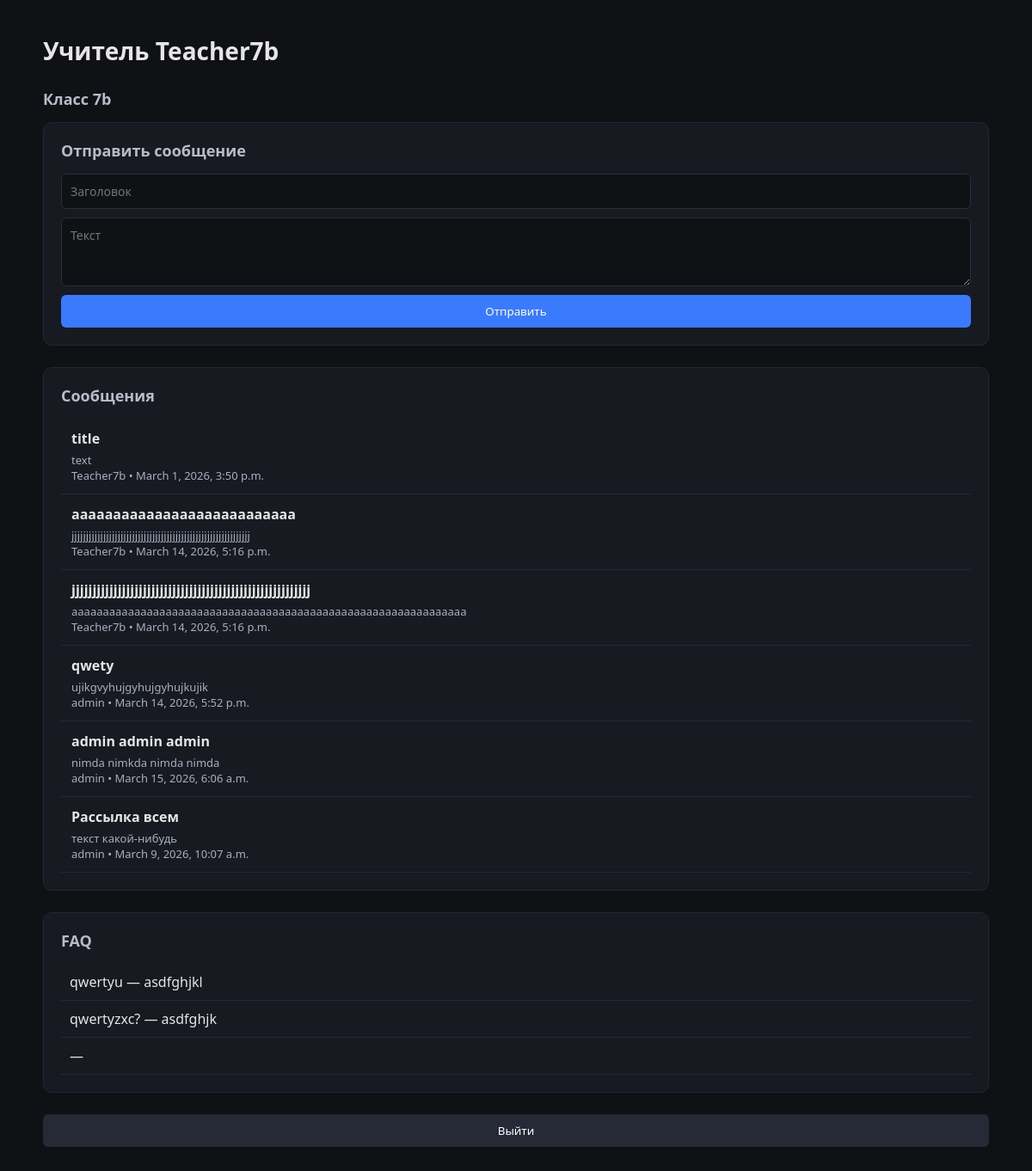
Screenshot of / (signed in) with the database file from the repository.
### core/models.py (models this page shows, shortened)
class User(AbstractUser):
    ROLE_CHOICES = (
        ("admin", "админ"),
        ("teacher", "учитель"),
        ("parent", "родитель"),
        ("student", "ученик")
    )
    roles = models.CharField(max_length=50, choices=ROLE_CHOICES)
    def __str__(self):
        return self.username

class SchoolClass(models.Model):
    name = models.CharField()

class Message(models.Model):
    author = models.ForeignKey("User", on_delete=models.CASCADE)
    title = models.CharField()
    text = models.TextField()
    time = models.DateTimeField(auto_now_add=True)
    SchoolClass = models.ForeignKey("SchoolClass", on_delete=models.CASCADE, blank=True, null=True, verbose_name="Выберите класс. Если оставить пустым - отправится всем")

class FAQ(models.Model):
    question = models.CharField()
    answer = models.TextField()

### core/views.py (the view, shortened to what this page needs)
# urls.py: path("", views.my_view, name = "my_view"),
@login_required
def my_view(request) -> HttpResponse | HttpResponseRedirect:
    if request.user.roles == "teacher":
        teacherData = Teacher.objects.get(user = request.user)
        messages = Message.objects.filter(Q(SchoolClass = teacherData.teacherClass)|Q(SchoolClass__isnull=True))
        faq = FAQ.objects.all()
        return render(
        request,
        "core/teacher.html",
        {
            "name": teacherData.user.username,
            "school_class": teacherData.teacherClass,
            "messages": messages,
            "faqs": faq
        }
        )

### core/templates/core/teacher.html (shortened to what this page needs)
<!DOCTYPE html>
<html>
<head>
{%load static%}
<link rel="stylesheet" href="{%static 'css/style.css'%}">
</head>
<body>
<div class="container">
<h1>Учитель {{name}}</h1>
<h2>Класс {{school_class.name}}</h2>
<div class="card">
<h2>Отправить сообщение</h2>
<form method="post">
<input type="text" name="title" placeholder="Заголовок">
<textarea name="text" placeholder="Текст"></textarea>
<button type="submit">Отправить</button>
</form>
</div>
<div class="card">
<h2>Сообщения</h2>
{% for message in messages %}
<div class="message">
<h3>{{message.title}}</h3>
<p>{{message.text}}</p>
<p>{{message.author}} • {{message.time}}</p>
</div>
{% endfor %}
</div>
<div class="card">
<h2>FAQ</h2>
<ul class="list">
{% for faq in faqs %}
<li>{{faq.question}} — {{faq.answer}}</li>
{% endfor %}
</ul>
</div>
<form method="post" action="{%url 'logout'%}">
<button class="logout">Выйти</button>
</form>
</div>
</body>
</html>

### core/static/css/style.css (style rules this page uses)
* { box-sizing:border-box; margin:0; padding:0; font-family:system-ui,-apple-system,BlinkMacSystemFont,"Segoe UI",Roboto,Ubuntu,sans-serif; }
body { background:#0f1115; color:#e6e6e6; padding:40px; }
.container { max-width:1100px; margin:auto; }
h1 { font-size:28px; margin-bottom:25px; }
h2 { font-size:18px; margin-bottom:15px; color:#b8bcc8; }
.card { background:#171a21; padding:20px; border-radius:10px; margin-bottom:25px; border:1px solid #232733; }
form { display:flex; flex-direction:column; gap:10px; }
input, textarea, select { background:#0f1115; border:1px solid #2a2f3b; border-radius:6px; padding:10px; color:white; font-size:14px; }
textarea { max-height: 400px; min-height:80px; resize:vertical; }
button { background:#3a7afe; border:none; padding:10px; border-radius:6px; color:white; font-weight:500; cursor:pointer; transition:0.2s; }
.logout { background:#262a36; }
.message { padding:12px; border-bottom:1px solid #252936; }
.message h3 { font-size:16px; margin-bottom:5px; }
.message p { font-size:13px; color:#a9afc1; }
.list { list-style:none; }
.list li { padding:10px; border-bottom:1px solid #252936; }

### rows the page displays
User: username "Teacher7b"
SchoolClass: name "7b"
Message: title "title", text "text", author "Teacher7b", time "March 1, 2026, 3:50 p.m."
Message: title "aaaaaaaaaaaaaaaaaaaaaaaaaaa", text "jjjjjjjjjjjjjjjjjjjjjjjjjjjjjjjjjjjjjjjjjjjjjjjjjjjjjjjjjjjjjj", author "Teacher7b", time "March 14, 2026, 5:16 p.m."
Message: title "jjjjjjjjjjjjjjjjjjjjjjjjjjjjjjjjjjjjjjjjjjjjjjjjjjjjjjjjj", text "aaaaaaaaaaaaaaaaaaaaaaaaaaaaaaaaaaaaaaaaaaaaaaaaaaaaaaaaaaaaaaa", author "Teacher7b", time "March 14, 2026, 5:16 p.m."
Message: title "qwety", text "ujikgvyhujgyhujgyhujkujik", author "admin", time "March 14, 2026, 5:52 p.m."
Message: title "admin admin admin", text "nimda nimkda nimda nimda", author "admin", time "March 15, 2026, 6:06 a.m."
Message: title "Рассылка всем", text "текст какой-нибудь", author "admin", time "March 9, 2026, 10:07 a.m."
FAQ: question "qwertyu", answer "asdfghjkl"
FAQ: question "qwertyzxc?", answer "asdfghjk"
